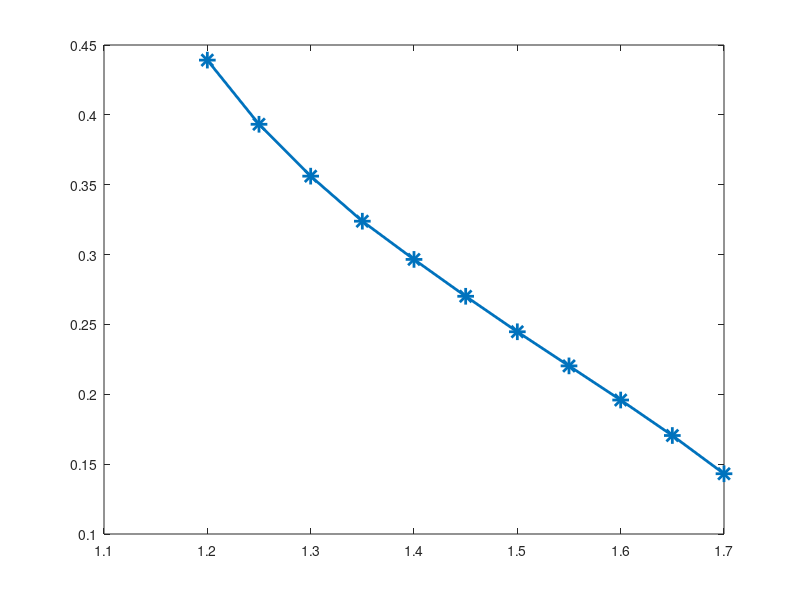

Reproduce this figure in MATLAB.
%% Convert the population pair index to distance from the center

indToDistF = @(ind, nOfPops, diskRadius, finTime)...
    (2*diskRadius*(ind - 1)/(nOfPops-1)-diskRadius)/finTime;

diskRadius = 200;
nOfPops = 2048;
finTime = 200;

% kVals and corresponding indices to peak positions
kVals = [1.20, 1.25, 1.30, 1.35, 1.40, 1.45, 1.50, 1.55, 1.60, 1.65, 1.70];
ind = [1474, 1427, 1389, 1356, 1328, 1301, 1275, 1250, 1225, 1199, 1171];
dist = indToDistF(ind, nOfPops, diskRadius, finTime);

% Plot decreasing propagation speed with increasing k_e^*=k_i^*=k^* value
figure;
plot(kVals, dist, '*-', 'MarkerSize', 12, 'LineWidth', 2)

